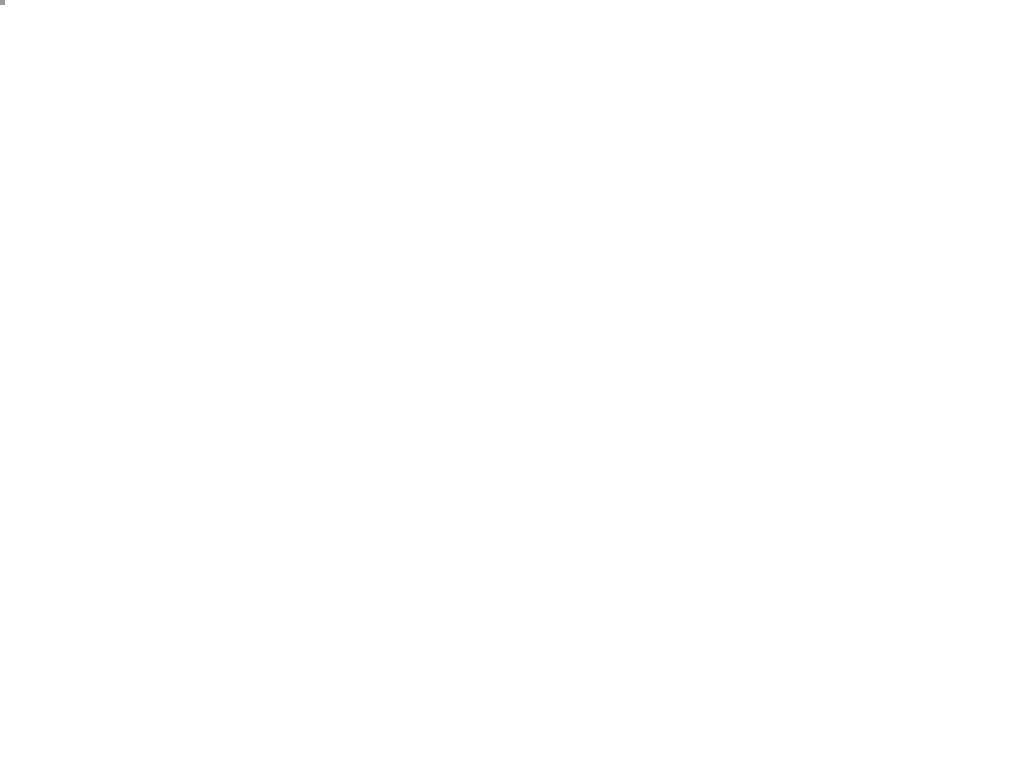
Frame 1 (no input)
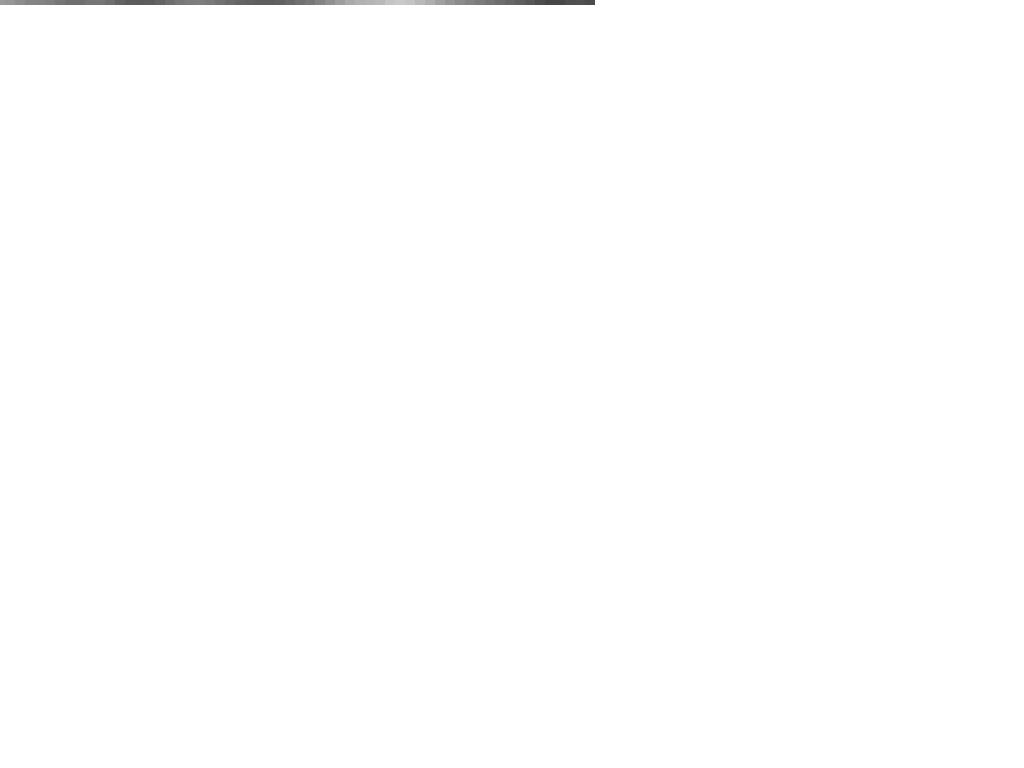
Frame 60 (the mouse pressed at the canvas centre just before this capture)
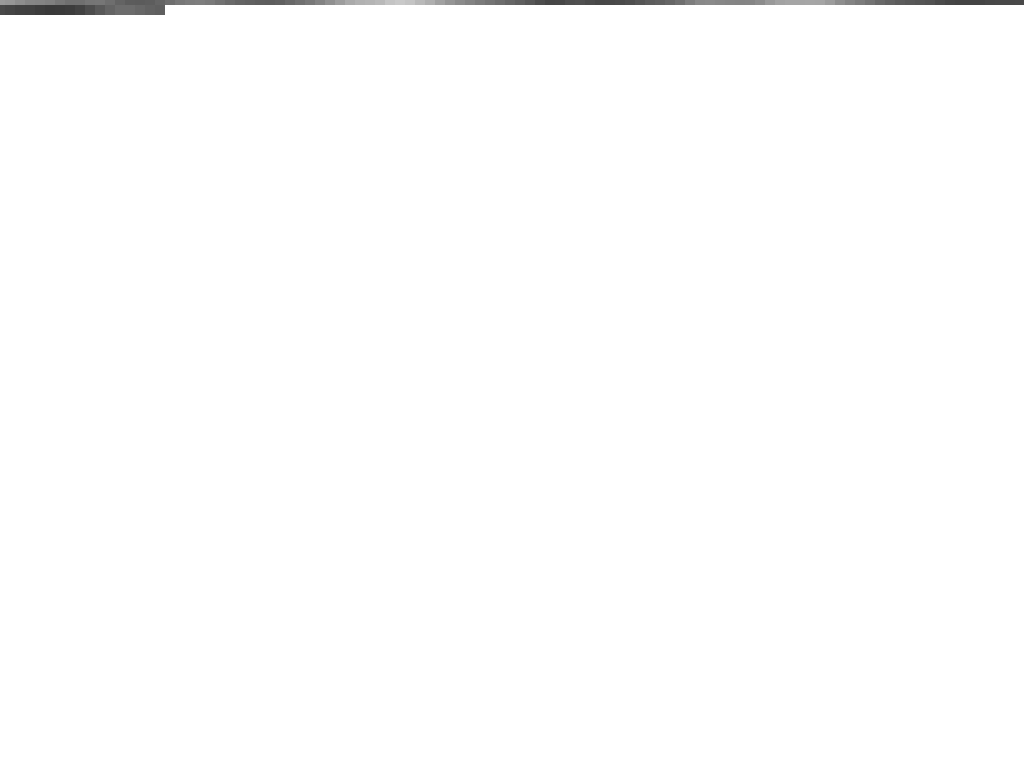
Frame 120 (the mouse held since frame 60 and released just before this capture)

The Processing sketch that drew these frames (run headless with seeded random() and noise(); from frame 60 on, the mouse is pressed at the canvas centre):

// Processing sketch: Noise
// ── Noise.pde
float x = 0;
float y = 0;
float r = 0;

void setup() {
  size(1024, 768);
  background(255);
  noStroke();
  rectMode(CENTER);
}

void draw() {
  float mSize = 10;
  float mStep = 10;
  float mNoiseStep = 0.05;
  float mShade = noise(r) * 255;
  
  r = r + mNoiseStep;

  fill(mShade);
  rect(x, y, mSize, mSize);
  x = x + mStep;
  
  if (x > width) {
    x = 0;
    y = y + mStep;
  }
}

/* see [Perlin Noise](https://en.wikipedia.org/wiki/Perlin_noise) */
